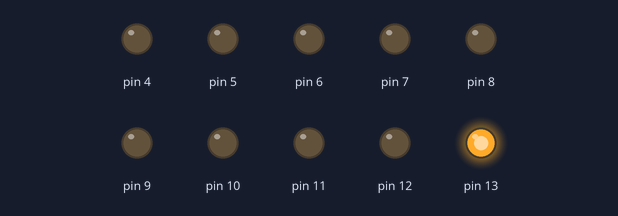
This sketch was run on a simulated Arduino Uno, built with avr-gcc and run on an emulated ATmega328P. Shown: output pins drawn as LEDs (lit = HIGH).

Above: at 0.1 s.
At 4.1 s:
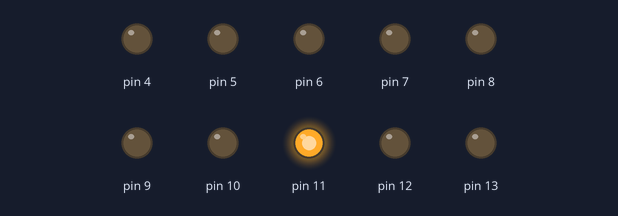
At 8.1 s:
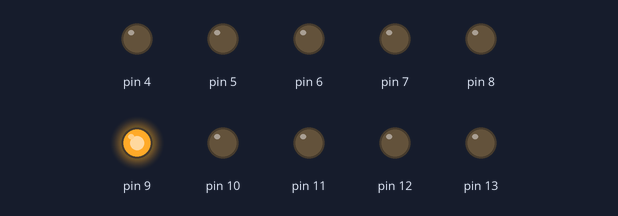
At 16.1 s:
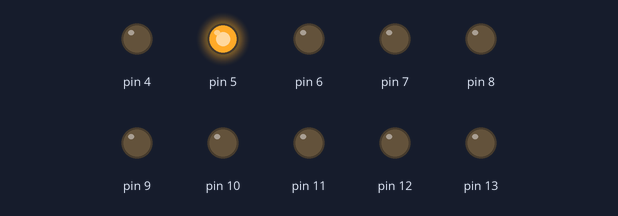
At 26.1 s:
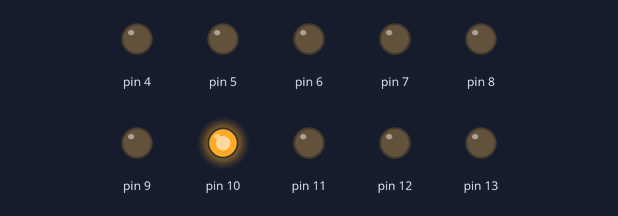
At 38.1 s:
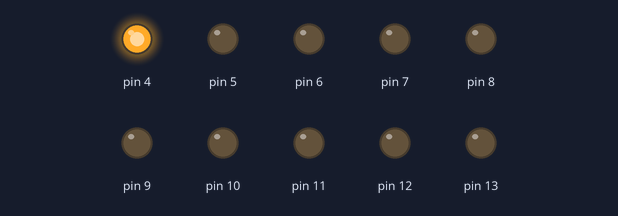
Timing chart, 0 to 39.6 s (numbered marks = the images above):
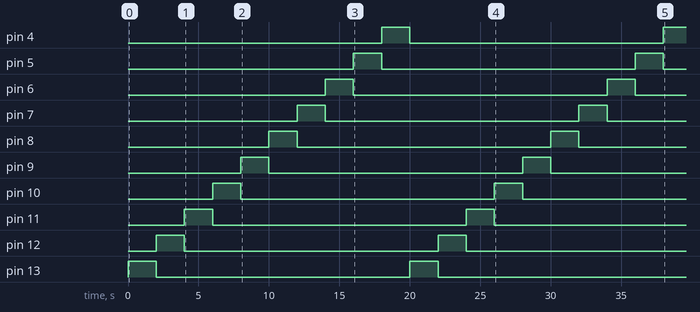

The sketch:

bargraph.ino
```cpp
void setup()
{
  pinMode (13,OUTPUT);
  pinMode (12,OUTPUT);
  pinMode (11,OUTPUT);
  pinMode (10,OUTPUT);
  pinMode (9 ,OUTPUT);
  pinMode (8 ,OUTPUT);
  pinMode (7 ,OUTPUT);
  pinMode (6 ,OUTPUT);
  pinMode (5 ,OUTPUT);
  pinMode (4 ,OUTPUT);
}

void loop()
{

   digitalWrite (13,HIGH);
   digitalWrite (12,LOW );
   digitalWrite (11,LOW );
   digitalWrite (10,LOW );
   digitalWrite (9 ,LOW );
   digitalWrite (8 ,LOW );
   digitalWrite (7 ,LOW );
   digitalWrite (6 ,LOW );
   digitalWrite (5 ,LOW );
   digitalWrite (4 ,LOW );
   delay(2000);

   digitalWrite (13,LOW);
   digitalWrite (12,HIGH );
   digitalWrite (11,LOW );
   digitalWrite (10,LOW );
   digitalWrite (9 ,LOW );
   digitalWrite (8 ,LOW );
   digitalWrite (7 ,LOW );
   digitalWrite (6 ,LOW );
   digitalWrite (5 ,LOW );
   digitalWrite (4 ,LOW );
   delay(2000);

   digitalWrite (13,LOW);
   digitalWrite (12,LOW );
   digitalWrite (11,HIGH );
   digitalWrite (10,LOW );
   digitalWrite (9 ,LOW );
   digitalWrite (8 ,LOW );
   digitalWrite (7 ,LOW );
   digitalWrite (6 ,LOW );
   digitalWrite (5 ,LOW );
   digitalWrite (4 ,LOW );
   delay(2000);

    digitalWrite(13,LOW);
   digitalWrite (12,LOW );
   digitalWrite (11,LOW );
   digitalWrite (10,HIGH);
   digitalWrite (9 ,LOW );
   digitalWrite (8 ,LOW );
   digitalWrite (7 ,LOW );
   digitalWrite (6 ,LOW );
   digitalWrite (5 ,LOW );
   digitalWrite (4 ,LOW );
   delay(2000);

    digitalWrite(13,LOW);
   digitalWrite (12,LOW );
   digitalWrite (11,LOW );
   digitalWrite (10,LOW );
   digitalWrite (9 ,HIGH);
   digitalWrite (8 ,LOW );
   digitalWrite (7 ,LOW );
   digitalWrite (6 ,LOW );
   digitalWrite (5 ,LOW );
   digitalWrite (4 ,LOW );
   delay(2000);

    digitalWrite(13,LOW );
   digitalWrite (12,LOW );
   digitalWrite (11,LOW );
   digitalWrite (10,LOW );
   digitalWrite (9 ,LOW );
   digitalWrite (8 ,HIGH);
   digitalWrite (7 ,LOW );
   digitalWrite (6 ,LOW );
   digitalWrite (5 ,LOW );
   digitalWrite (4 ,LOW );
   delay(2000);

    digitalWrite(13,LOW);
   digitalWrite (12,LOW );
   digitalWrite (11,LOW );
   digitalWrite (10,LOW );
   digitalWrite (9 ,LOW );
   digitalWrite (8 ,LOW );
   digitalWrite (7 ,HIGH);
   digitalWrite (6 ,LOW );
   digitalWrite (5 ,LOW );
   digitalWrite (4 ,LOW );
   delay(2000);

    digitalWrite(13,LOW);
   digitalWrite (12,LOW );
   digitalWrite (11,LOW );
   digitalWrite (10,LOW );
   digitalWrite (9 ,LOW );
   digitalWrite (8 ,LOW );
   digitalWrite (7 ,LOW );
   digitalWrite (6 ,HIGH);
   digitalWrite (5 ,LOW );
   digitalWrite (4 ,LOW );
   delay(2000);

    digitalWrite(13,LOW);
   digitalWrite (12,LOW );
   digitalWrite (11,LOW );
   digitalWrite (10,LOW );
   digitalWrite (9 ,LOW );
   digitalWrite (8 ,LOW );
   digitalWrite (7 ,LOW );
   digitalWrite (6 ,LOW );
   digitalWrite (5 ,HIGH);
   digitalWrite (4 ,LOW );
   delay(2000);

    digitalWrite(13,LOW);
   digitalWrite (12,LOW );
   digitalWrite (11,LOW );
   digitalWrite (10,LOW );
   digitalWrite (9 ,LOW );
   digitalWrite (8 ,LOW );
   digitalWrite (7 ,LOW );
   digitalWrite (6 ,LOW );
   digitalWrite (5 ,LOW );
   digitalWrite (4 ,HIGH);
   delay(2000);


}
```

Measured:
- by itself, pin 4: LOW → HIGH at 18.0 s, → LOW 2.0 s later, → HIGH 18.0 s later
- by itself, pin 5–13: alternates HIGH for 2.0 s and LOW for 18.0 s
